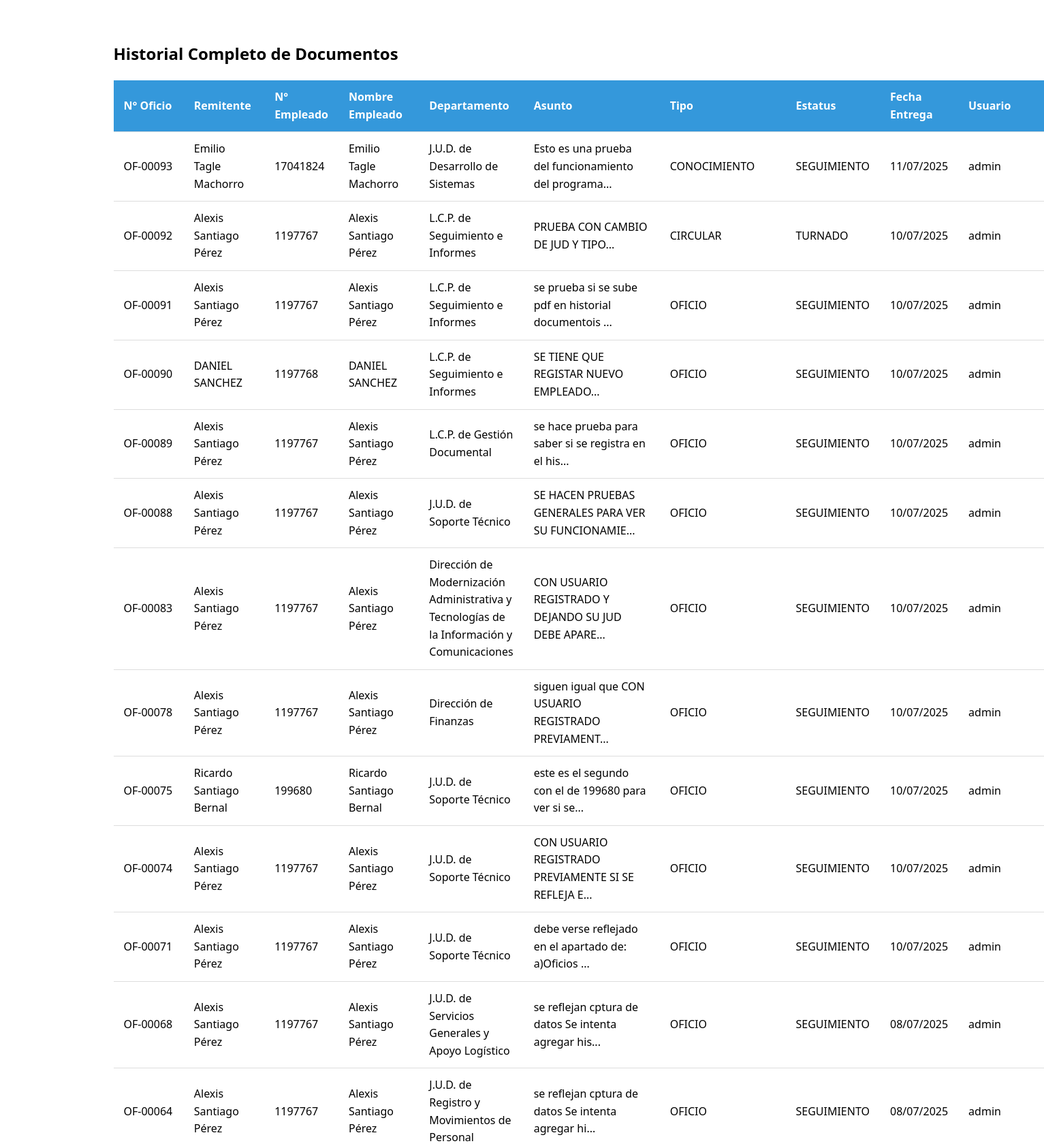
/historial.php (signed in, upper part), run on the app's committed database.
### tables this page shows
CREATE TABLE `documentos` (
  `id` int(11) NOT NULL,
  `fecha_entrega` date NOT NULL,
  `fecha_recepcion` date DEFAULT NULL,
  `numero_oficio` varchar(50) NOT NULL,
  `remitente` varchar(100) NOT NULL,
  `cargo_remitente` varchar(100) NOT NULL,
  `depto_remitente` varchar(100) DEFAULT NULL,
  `telefono` varchar(20) DEFAULT NULL,
  `asunto` text NOT NULL,
  `tipo` enum('OFICIO','TURNO','CIRCULAR','NOTA_INFORMATIVA','CONOCIMIENTO') NOT NULL,
  `estatus` enum('SEGUIMIENTO','ATENDIDO','TURNADO') NOT NULL,
  `pdf_url` varchar(255) NOT NULL,
  `etapa` enum('RECIBIDO','RESPUESTA','ACUSE') DEFAULT 'RECIBIDO',
  `fecha_respuesta` date DEFAULT NULL,
  `destinatario` varchar(255) DEFAULT NULL,
  `usuario_responde` int(11) DEFAULT NULL,
  `usuario_acusa` int(11) DEFAULT NULL,
  `fecha_acuse` date DEFAULT NULL,
  `dire_fisica` varchar(255) DEFAULT NULL,
  `usuario_registra` int(11) DEFAULT NULL,
  `jud_destino` varchar(100) DEFAULT NULL,
  `numero_empleado` varchar(20) DEFAULT NULL
);

CREATE TABLE `usuarios` (
  `id` int(11) NOT NULL,
  `username` varchar(50) DEFAULT NULL,
  `password` varchar(255) DEFAULT NULL,
  `nombre_completo` varchar(100) DEFAULT NULL,
  `rol` enum('SISTEMAS','ADMIN','CAPTURISTA') DEFAULT NULL,
  `departamento` varchar(50) DEFAULT NULL,
  `activo` tinyint(1) DEFAULT 1,
  `fecha_creacion` timestamp NOT NULL DEFAULT current_timestamp(),
  `ultimo_acceso` timestamp NULL DEFAULT NULL
);

### historial.php (the view, shortened to what this page needs)
<?php
require 'database.php';
$query = "SELECT
    d.id,
    d.numero_oficio,
    d.remitente,
    d.numero_empleado,
     IFNULL(cp.nombre, d.remitente) AS nombre_empleado,
    d.asunto,
    d.tipo,
    d.jud_destino,
    d.estatus,
    DATE_FORMAT(d.fecha_entrega, '%d/%m/%Y') AS fecha_entrega,
    d.pdf_url,
    u.username AS usuario_registro,
    (SELECT COUNT(*) FROM documentos WHERE numero_empleado = d.numero_empleado) AS total_documentos
FROM documentos d
LEFT JOIN catalogo_personal cp ON TRIM(d.numero_empleado) = TRIM(cp.numero_empleado)
LEFT JOIN usuarios u ON d.usuario_registra = u.id
ORDER BY d.fecha_entrega DESC, d.id DESC";
$result = mysqli_query($conn, $query);
?>
<!DOCTYPE html>
<html lang="es">
<head>
</head>
<body>
    <div class="container">
        <h2>Historial Completo de Documentos</h2>
        <table>
    <thead>
        <tr>
            <th>N° Oficio</th>
            <th>Remitente</th>
            <th>N° Empleado</th>
            <th>Nombre Empleado</th>
            <th>Departamento</th>
            <th>Asunto</th>
            <th>Tipo</th>
            <th>Estatus</th>
            <th>Fecha Entrega</th>
            <th>Usuario</th>
            <th>PDF</th>
        </tr>
    </thead>
    <tbody>
        <?php while ($row = mysqli_fetch_assoc($result)): ?>
        <tr>
            <td><?= htmlspecialchars($row['numero_oficio']) ?></td>
            <td><?= htmlspecialchars($row['remitente']) ?></td>
            <td><?= htmlspecialchars($row['numero_empleado']) ?></td>
            <td><?= htmlspecialchars($row['nombre_empleado'] ?? 'N/A') ?></td>
            <td><?= htmlspecialchars($row['jud_destino']) ?></td>
            <td><?= htmlspecialchars(substr($row['asunto'], 0, 50)) ?>...</td>
            <td><?= htmlspecialchars($row['tipo']) ?></td>
            <td><?= htmlspecialchars($row['estatus']) ?></td>
            <td><?= htmlspecialchars($row['fecha_entrega']) ?></td>
            <td><?= htmlspecialchars($row['usuario_registro']) ?></td>
            <td>
            </td>
        </tr>
        <?php endwhile; ?>
    </tbody>
</table>
    </div>
</body>
</html>

### historial.php (style rules this page uses)
body { font-family: 'Segoe UI', Tahoma, Geneva, Verdana, sans-serif; margin: 0; padding: 0; line-height: 1.6; }
.container { width: 90%; max-width: 1200px; margin: 20px auto; padding: 20px; }
table { width: 100%; border-collapse: collapse; margin-top: 20px; }
th, td { padding: 12px 15px; text-align: left; border-bottom: 1px solid #ddd; }
th { background-color: #3498db; color: white; font-weight: 600; }

### data on the page
documentos: numero_oficio "OF-00093", remitente "Emilio Tagle Machorro", numero_empleado "17041824", nombre_empleado "Emilio Tagle Machorro", jud_destino "J.U.D. de Desarrollo de Sistemas", asunto "Esto es una prueba del funcionamiento del programa", tipo "CONOCIMIENTO", estatus "SEGUIMIENTO", fecha_entrega "11/07/2025", usuarios.username "admin"
documentos: numero_oficio "OF-00092", remitente "Alexis Santiago Pérez", numero_empleado "1197767", nombre_empleado "Alexis Santiago Pérez", jud_destino "L.C.P. de Seguimiento e Informes", asunto "PRUEBA CON CAMBIO DE JUD Y TIPO", tipo "CIRCULAR", estatus "TURNADO", fecha_entrega "10/07/2025", usuarios.username "admin"
documentos: numero_oficio "OF-00091", remitente "Alexis Santiago Pérez", numero_empleado "1197767", nombre_empleado "Alexis Santiago Pérez", jud_destino "L.C.P. de Seguimiento e Informes", asunto "se prueba si se sube pdf en historial documentois", tipo "OFICIO", estatus "SEGUIMIENTO", fecha_entrega "10/07/2025", usuarios.username "admin"
documentos: numero_oficio "OF-00090", remitente "DANIEL SANCHEZ", numero_empleado "1197768", nombre_empleado "DANIEL SANCHEZ", jud_destino "L.C.P. de Seguimiento e Informes", asunto "SE TIENE QUE REGISTAR NUEVO EMPLEADO", tipo "OFICIO", estatus "SEGUIMIENTO", fecha_entrega "10/07/2025", usuarios.username "admin"
documentos: numero_oficio "OF-00089", remitente "Alexis Santiago Pérez", numero_empleado "1197767", nombre_empleado "Alexis Santiago Pérez", jud_destino "L.C.P. de Gestión Documental", asunto "se hace prueba para saber si se registra en el his", tipo "OFICIO", estatus "SEGUIMIENTO", fecha_entrega "10/07/2025", usuarios.username "admin"
documentos: numero_oficio "OF-00088", remitente "Alexis Santiago Pérez", numero_empleado "1197767", nombre_empleado "Alexis Santiago Pérez", jud_destino "J.U.D. de Soporte Técnico", asunto "SE HACEN PRUEBAS GENERALES PARA VER SU FUNCIONAMIE", tipo "OFICIO", estatus "SEGUIMIENTO", fecha_entrega "10/07/2025", usuarios.username "admin"
documentos: numero_oficio "OF-00083", remitente "Alexis Santiago Pérez", numero_empleado "1197767", nombre_empleado "Alexis Santiago Pérez", jud_destino "Dirección de Modernización Administrativa y Tecnologías de la Información y Comunicaciones", asunto "CON USUARIO REGISTRADO Y DEJANDO SU JUD DEBE APARE", tipo "OFICIO", estatus "SEGUIMIENTO", fecha_entrega "10/07/2025", usuarios.username "admin"
documentos: numero_oficio "OF-00078", remitente "Alexis Santiago Pérez", numero_empleado "1197767", nombre_empleado "Alexis Santiago Pérez", jud_destino "Dirección de Finanzas", asunto "siguen igual que CON USUARIO REGISTRADO PREVIAMENT", tipo "OFICIO", estatus "SEGUIMIENTO", fecha_entrega "10/07/2025", usuarios.username "admin"
documentos: numero_oficio "OF-00075", remitente "Ricardo Santiago Bernal", numero_empleado "199680", nombre_empleado "Ricardo Santiago Bernal", jud_destino "J.U.D. de Soporte Técnico", asunto "este es el segundo con el de 199680 para ver si se", tipo "OFICIO", estatus "SEGUIMIENTO", fecha_entrega "10/07/2025", usuarios.username "admin"
documentos: numero_oficio "OF-00074", remitente "Alexis Santiago Pérez", numero_empleado "1197767", nombre_empleado "Alexis Santiago Pérez", jud_destino "J.U.D. de Soporte Técnico", asunto "CON USUARIO REGISTRADO PREVIAMENTE SI SE REFLEJA E", tipo "OFICIO", estatus "SEGUIMIENTO", fecha_entrega "10/07/2025", usuarios.username "admin"
documentos: numero_oficio "OF-00071", remitente "Alexis Santiago Pérez", numero_empleado "1197767", nombre_empleado "Alexis Santiago Pérez", jud_destino "J.U.D. de Soporte Técnico", asunto "debe verse reflejado en el apartado de: a)Oficios", tipo "OFICIO", estatus "SEGUIMIENTO", fecha_entrega "10/07/2025", usuarios.username "admin"
documentos: numero_oficio "OF-00068", remitente "Alexis Santiago Pérez", numero_empleado "1197767", nombre_empleado "Alexis Santiago Pérez", jud_destino "J.U.D. de Servicios Generales y Apoyo Logístico", asunto "se reflejan cptura de datos Se intenta agregar his", tipo "OFICIO", estatus "SEGUIMIENTO", fecha_entrega "08/07/2025", usuarios.username "admin"
documentos: numero_oficio "OF-00064", remitente "Alexis Santiago Pérez", numero_empleado "1197767", nombre_empleado "Alexis Santiago Pérez", jud_destino "J.U.D. de Registro y Movimientos de Personal", asunto "se reflejan cptura de datos Se intenta agregar hi", tipo "OFICIO", estatus "SEGUIMIENTO", fecha_entrega "08/07/2025", usuarios.username "admin"
